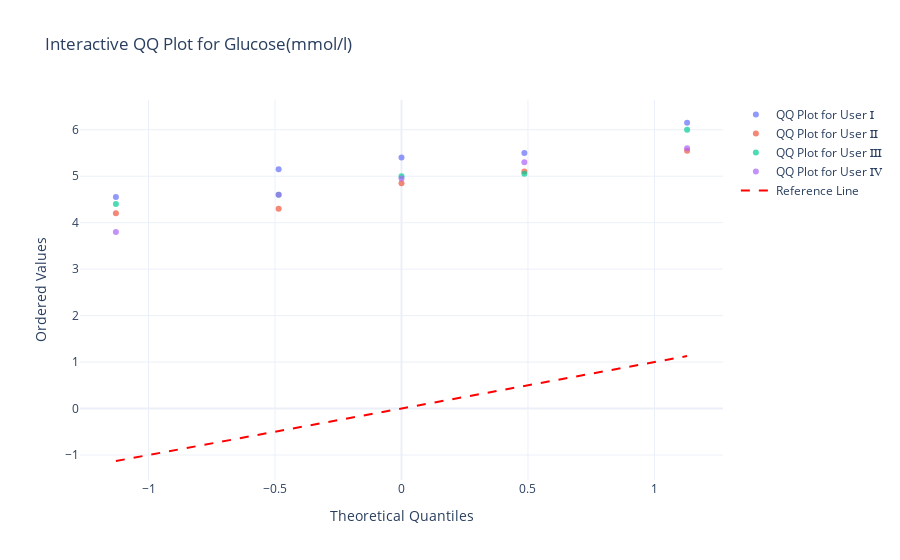

Source (notebook cell):
### Markdown cell above
### **Interactive QQ plot for Glucose**

### Code cell
# Define the column names for Glucose(mmol/l)
Glucose_columns = ['Glucose(mmol/l)-Z', 'Glucose(mmol/l)-R', 'Glucose(mmol/l)-O', 'Glucose(mmol/l)-J']
roman_labels = ['User Ⅰ', 'User Ⅱ', 'User Ⅲ', 'User Ⅳ']

def create_qq_plot(columns, title):
    fig = go.Figure()

    for col, roman in zip(columns, roman_labels):
        data = pd.to_numeric(df_Glucose[col], errors='coerce').dropna()  # Ensure numeric values only
        
        if data.empty:
            print(f"Warning: No valid numeric data for {roman}, skipping.")
            continue  # Skip if no valid data
        
        # Perform Q-Q plot calculation
        osm, osr = stats.probplot(data, dist="norm")[0]  # Extract only the quantiles

        # Add scatter plot for each user
        fig.add_trace(go.Scatter(
            x=osm, 
            y=osr, 
            mode='markers', 
            name=f'QQ Plot for {roman}',
            marker=dict(size=6, opacity=0.7)
        ))

    # Add reference (y=x) line
    if fig.data:
        min_val = min(fig.data[0].x)
        max_val = max(fig.data[0].x)
    else:
        min_val, max_val = 0, 1

    fig.add_trace(go.Scatter(
        x=[min_val, max_val], 
        y=[min_val, max_val], 
        mode='lines', 
        name='Reference Line',
        line=dict(color='red', dash='dash')
    ))

    fig.update_layout(
        title=title,
        xaxis_title="Theoretical Quantiles",
        yaxis_title="Ordered Values",
        template="plotly_white"
    )

    fig.show()

# Generate QQ plots for metric

create_qq_plot(Glucose_columns, "Interactive QQ Plot for Glucose(mmol/l)")

### Figure 1 — Plotly figure (JSON) as saved in the notebook; plotly's stock layout.template omitted (floating-point values rounded to 4 significant figures)
{"data": [{"marker": {"opacity": 0.7, "size": 6}, "mode": "markers", "name": "QQ Plot for User Ⅰ", "type": "scatter", "x": [-1.129, -0.4857, 0, 0.4857, 1.129], "y": [4.55, 5.15, 5.4, 5.5, 6.15]}, {"marker": {"opacity": 0.7, "size": 6}, "mode": "markers", "name": "QQ Plot for User Ⅱ", "type": "scatter", "x": [-1.129, -0.4857, 0, 0.4857, 1.129], "y": [4.2, 4.3, 4.85, 5.1, 5.55]}, {"marker": {"opacity": 0.7, "size": 6}, "mode": "markers", "name": "QQ Plot for User Ⅲ", "type": "scatter", "x": [-1.129, -0.4857, 0, 0.4857, 1.129], "y": [4.4, 4.6, 5, 5.05, 6]}, {"marker": {"opacity": 0.7, "size": 6}, "mode": "markers", "name": "QQ Plot for User Ⅳ", "type": "scatter", "x": [-1.129, -0.4857, 0, 0.4857, 1.129], "y": [3.8, 4.6, 4.95, 5.3, 5.6]}, {"line": {"color": "red", "dash": "dash"}, "mode": "lines", "name": "Reference Line", "type": "scatter", "x": [-1.129, 1.129], "y": [-1.129, 1.129]}], "layout": {"title": {"text": "Interactive QQ Plot for Glucose(mmol/l)"}, "xaxis": {"title": {"text": "Theoretical Quantiles"}}, "yaxis": {"title": {"text": "Ordered Values"}}}}
